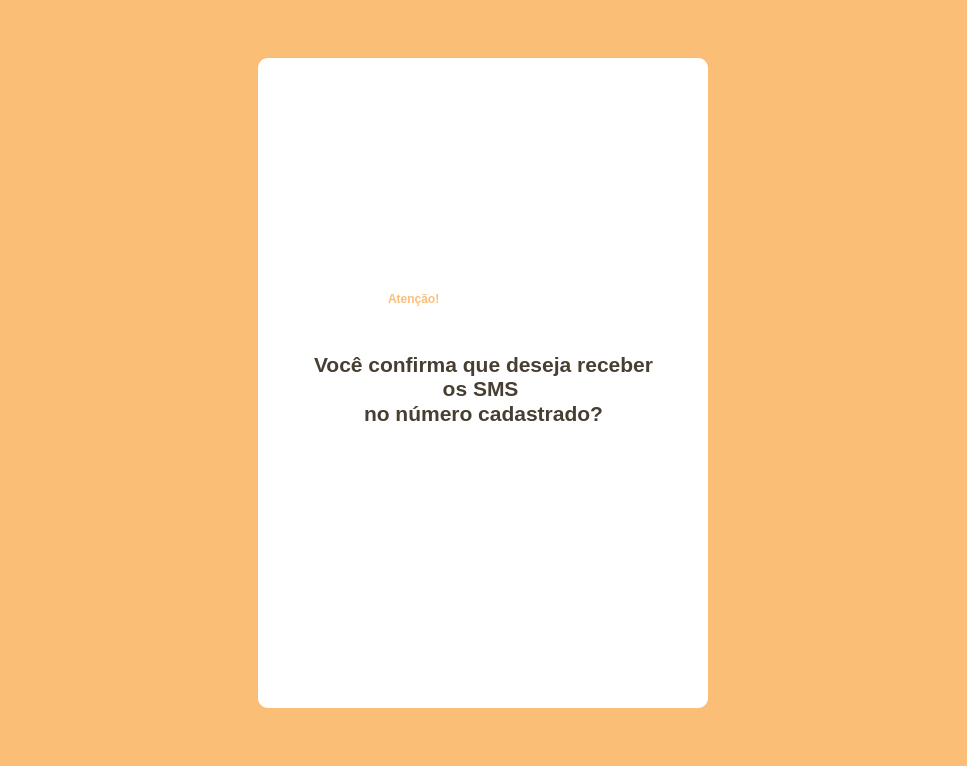
<?xml version="1.0" encoding="UTF-8"?>
<ui version="4.0">
 <class>MainWindow</class>
 <widget class="QMainWindow" name="MainWindow">
  <property name="geometry">
   <rect>
    <x>0</x>
    <y>0</y>
    <width>967</width>
    <height>766</height>
   </rect>
  </property>
  <property name="windowTitle">
   <string>MainWindow</string>
  </property>
  <widget class="QWidget" name="centralwidget">
   <layout class="QVBoxLayout" name="verticalLayout">
    <property name="spacing">
     <number>0</number>
    </property>
    <property name="leftMargin">
     <number>0</number>
    </property>
    <property name="topMargin">
     <number>0</number>
    </property>
    <property name="rightMargin">
     <number>0</number>
    </property>
    <property name="bottomMargin">
     <number>0</number>
    </property>
    <item>
     <widget class="QFrame" name="top">
      <property name="maximumSize">
       <size>
        <width>16777215</width>
        <height>40</height>
       </size>
      </property>
      <property name="styleSheet">
       <string notr="true">background-color: rgb(251, 190, 119);</string>
      </property>
      <property name="frameShape">
       <enum>QFrame::NoFrame</enum>
      </property>
      <property name="frameShadow">
       <enum>QFrame::Raised</enum>
      </property>
     </widget>
    </item>
    <item>
     <widget class="QFrame" name="container">
      <property name="styleSheet">
       <string notr="true">background-color: rgb(251, 190, 119);</string>
      </property>
      <property name="frameShape">
       <enum>QFrame::NoFrame</enum>
      </property>
      <property name="frameShadow">
       <enum>QFrame::Raised</enum>
      </property>
      <layout class="QHBoxLayout" name="horizontalLayout">
       <item>
        <widget class="QFrame" name="main">
         <property name="maximumSize">
          <size>
           <width>450</width>
           <height>650</height>
          </size>
         </property>
         <property name="styleSheet">
          <string notr="true">background-color: rgb(255, 255, 255); border-radius: 10px;</string>
         </property>
         <property name="frameShape">
          <enum>QFrame::StyledPanel</enum>
         </property>
         <property name="frameShadow">
          <enum>QFrame::Raised</enum>
         </property>
         <widget class="QFrame" name="Logo">
          <property name="geometry">
           <rect>
            <x>80</x>
            <y>50</y>
            <width>290</width>
            <height>51</height>
           </rect>
          </property>
          <property name="maximumSize">
           <size>
            <width>291</width>
            <height>51</height>
           </size>
          </property>
          <property name="styleSheet">
           <string notr="true">background-image: url(:/Logo/Icone GoldCoins pqn.png);
background-repeat: norepeat;</string>
          </property>
          <property name="frameShape">
           <enum>QFrame::StyledPanel</enum>
          </property>
          <property name="frameShadow">
           <enum>QFrame::Raised</enum>
          </property>
         </widget>
         <widget class="QLabel" name="label_4">
          <property name="geometry">
           <rect>
            <x>130</x>
            <y>210</y>
            <width>181</width>
            <height>61</height>
           </rect>
          </property>
          <property name="styleSheet">
           <string notr="true">font: 24pt &quot;MS Shell Dlg 2&quot;;
color: rgb(251, 190, 119);
font-weight: bold;</string>
          </property>
          <property name="text">
           <string>Atenção!</string>
          </property>
         </widget>
         <widget class="QTextBrowser" name="textBrowser">
          <property name="geometry">
           <rect>
            <x>40</x>
            <y>290</y>
            <width>371</width>
            <height>111</height>
           </rect>
          </property>
          <property name="styleSheet">
           <string notr="true">font: 16pt &quot;MS Shell Dlg 2&quot;;
color: rgb(72, 63, 51);
font-weight: bold;
</string>
          </property>
          <property name="html">
           <string>&lt;!DOCTYPE HTML PUBLIC &quot;-//W3C//DTD HTML 4.0//EN&quot; &quot;http://www.w3.org/TR/REC-html40/strict.dtd&quot;&gt;
&lt;html&gt;&lt;head&gt;&lt;meta name=&quot;qrichtext&quot; content=&quot;1&quot; /&gt;&lt;style type=&quot;text/css&quot;&gt;
p, li { white-space: pre-wrap; }
&lt;/style&gt;&lt;/head&gt;&lt;body style=&quot; font-family:'MS Shell Dlg 2'; font-size:16pt; font-weight:600; font-style:normal;&quot;&gt;
&lt;p align=&quot;center&quot; style=&quot; margin-top:0px; margin-bottom:0px; margin-left:0px; margin-right:0px; -qt-block-indent:0; text-indent:0px;&quot;&gt;&lt;span style=&quot; color:#483f33;&quot;&gt;Você confirma que deseja receber os SMS &lt;/span&gt;&lt;/p&gt;
&lt;p align=&quot;center&quot; style=&quot; margin-top:0px; margin-bottom:0px; margin-left:0px; margin-right:0px; -qt-block-indent:0; text-indent:0px;&quot;&gt;&lt;span style=&quot; color:#483f33;&quot;&gt;no número cadastrado?&lt;/span&gt;&lt;/p&gt;&lt;/body&gt;&lt;/html&gt;</string>
          </property>
         </widget>
         <widget class="QPushButton" name="BotaoConfirmar">
          <property name="geometry">
           <rect>
            <x>40</x>
            <y>530</y>
            <width>161</width>
            <height>61</height>
           </rect>
          </property>
          <property name="cursor">
           <cursorShape>PointingHandCursor</cursorShape>
          </property>
          <property name="styleSheet">
           <string notr="true">QPushButton {
background-image: url(:/Botoes/BotaoConfirmar.png);
background-repeat: norepeat; 
} 

QPushButton:hover {
background-image: url(:/Botoes/BotaoConfirmar2.png);
}

</string>
          </property>
          <property name="text">
           <string/>
          </property>
         </widget>
         <widget class="QPushButton" name="BotaoCancelar">
          <property name="geometry">
           <rect>
            <x>260</x>
            <y>530</y>
            <width>161</width>
            <height>61</height>
           </rect>
          </property>
          <property name="cursor">
           <cursorShape>PointingHandCursor</cursorShape>
          </property>
          <property name="styleSheet">
           <string notr="true">QPushButton {
background-image: url(:/Botoes/BotaoCancelar.png);
background-repeat: norepeat;
}

QPushButton:hover {
background-image: url(:/Botoes/BotaoCancelar2.png);
}</string>
          </property>
          <property name="text">
           <string/>
          </property>
         </widget>
        </widget>
       </item>
      </layout>
     </widget>
    </item>
    <item>
     <widget class="QFrame" name="bot">
      <property name="maximumSize">
       <size>
        <width>16777215</width>
        <height>40</height>
       </size>
      </property>
      <property name="styleSheet">
       <string notr="true">background-color: rgb(251, 190, 119);</string>
      </property>
      <property name="frameShape">
       <enum>QFrame::NoFrame</enum>
      </property>
      <property name="frameShadow">
       <enum>QFrame::Raised</enum>
      </property>
     </widget>
    </item>
   </layout>
  </widget>
 </widget>
 <resources>
  <include location="Imagens/images.qrc"/>
 </resources>
 <connections/>
</ui>
